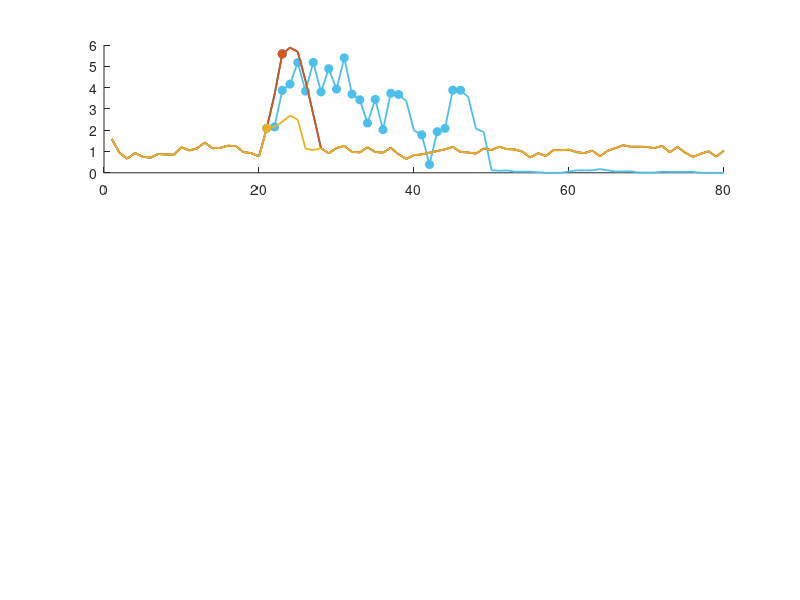

Recreate this plot in MATLAB. (Note: this script raises an error after producing the figure.)
function plot_closed_loop_episodes()
%PLOT_CLOSED_LOOP_EPISODES  Example episodes from results/closed_loop_episodes.mat.
%   Three threats at 4 dB, first episode, all four configurations: 5-cycle BER
%   average relative to clean, threat onset, 2x-clean line, committed switches.
%   A function, so no workspace variable can shadow a MATLAB function here.

L = load('results/closed_loop_episodes.mat');
if ~isfield(L, 'MA_LEN'), L.MA_LEN = 5; end
show = {'jamming', 'noise_burst', 'antenna_fault'};
s4 = find(L.EBNO_LIST == 4, 1); if isempty(s4), s4 = 1; end
nC = numel(L.cfg_keys);
cols = [0.00 0.45 0.74; 0.30 0.75 0.93; 0.85 0.33 0.10; 0.93 0.69 0.13];

fig = figure('Position', [60 60 1300 780], 'Color', 'w');
for k = 1:numel(show)
    ax = subplot(numel(show), 1, k); hold(ax, 'on');
    for c = 1:nC
        e = L.E(strcmp({L.E.threat}, show{k}) & [L.E.ebno] == L.EBNO_LIST(s4) & ...
            strcmp({L.E.cfg}, L.cfg_keys{c}) & [L.E.ep] == 1);
        if isempty(e), continue; end
        ma = movmean(e.trace.ber, [L.MA_LEN-1 0]) / L.clean(s4);
        plot(ax, 1:numel(ma), ma, '-', 'Color', cols(c, :), 'LineWidth', 1.3, 'DisplayName', L.cfg_keys{c});
        sw = e.trace.switch_at;
        if ~isempty(sw)
            plot(ax, sw, ma(sw), 'o', 'Color', cols(c, :), 'MarkerFaceColor', cols(c, :), 'HandleVisibility', 'off');
        end
    end
    xline(ax, L.N_PRE + 0.5, 'k--', 'onset', 'HandleVisibility', 'off');
    yline(ax, L.RATIO_OK, 'g:', '2x clean', 'HandleVisibility', 'off');
    set(ax, 'YScale', 'log'); grid(ax, 'on');
    ylabel(ax, 'BER / clean (5-cycle avg)');
    title(ax, sprintf('%s @ %g dB (dots = committed switches)', strrep(show{k}, '_', '\_'), L.EBNO_LIST(s4)));
    if k == 1, legend(ax, 'Location', 'northeast'); end
end
xlabel(ax, 'Decision cycle (frame)');
saveas(fig, 'results/closed_loop_episodes.png'); close(fig);
fprintf('Saved results/closed_loop_episodes.png\n');
end
